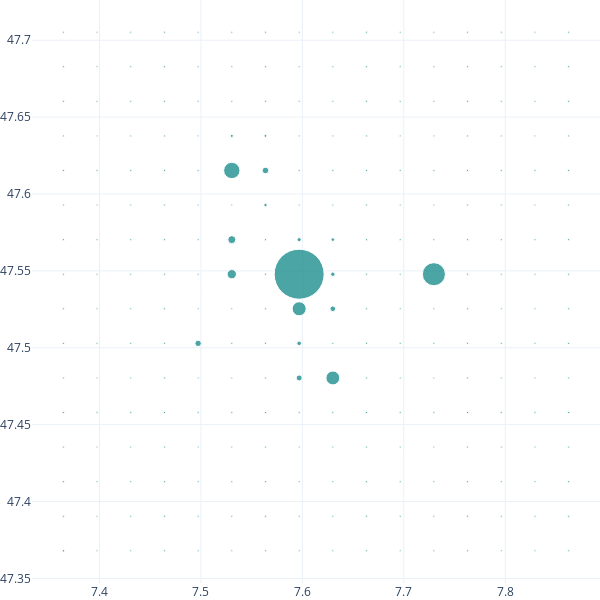

Notebook code for this chart:
### Code cell
cpc = get_cpc(lats,lons)
print(np.sum(cpc), np.max(cpc))
plot_cluster_counts(lats,lons,cpc)

### Figure 1 — Plotly figure (JSON) as saved in the notebook; plotly's stock layout.template omitted (floating-point values rounded to 4 significant figures; data arrays with more than 128 entries replaced by an {"elided": "..."} marker saying what was removed)
{"data": [{"marker": {"color": "teal", "size": {"elided": "256 float values"}}, "mode": "markers", "text": {"elided": "256 str values"}, "type": "scatter", "x": {"elided": "256 float values"}, "y": {"elided": "256 float values"}}], "layout": {"height": 600, "margin": {"b": 0, "l": 0, "r": 0, "t": 0}, "width": 600}}
